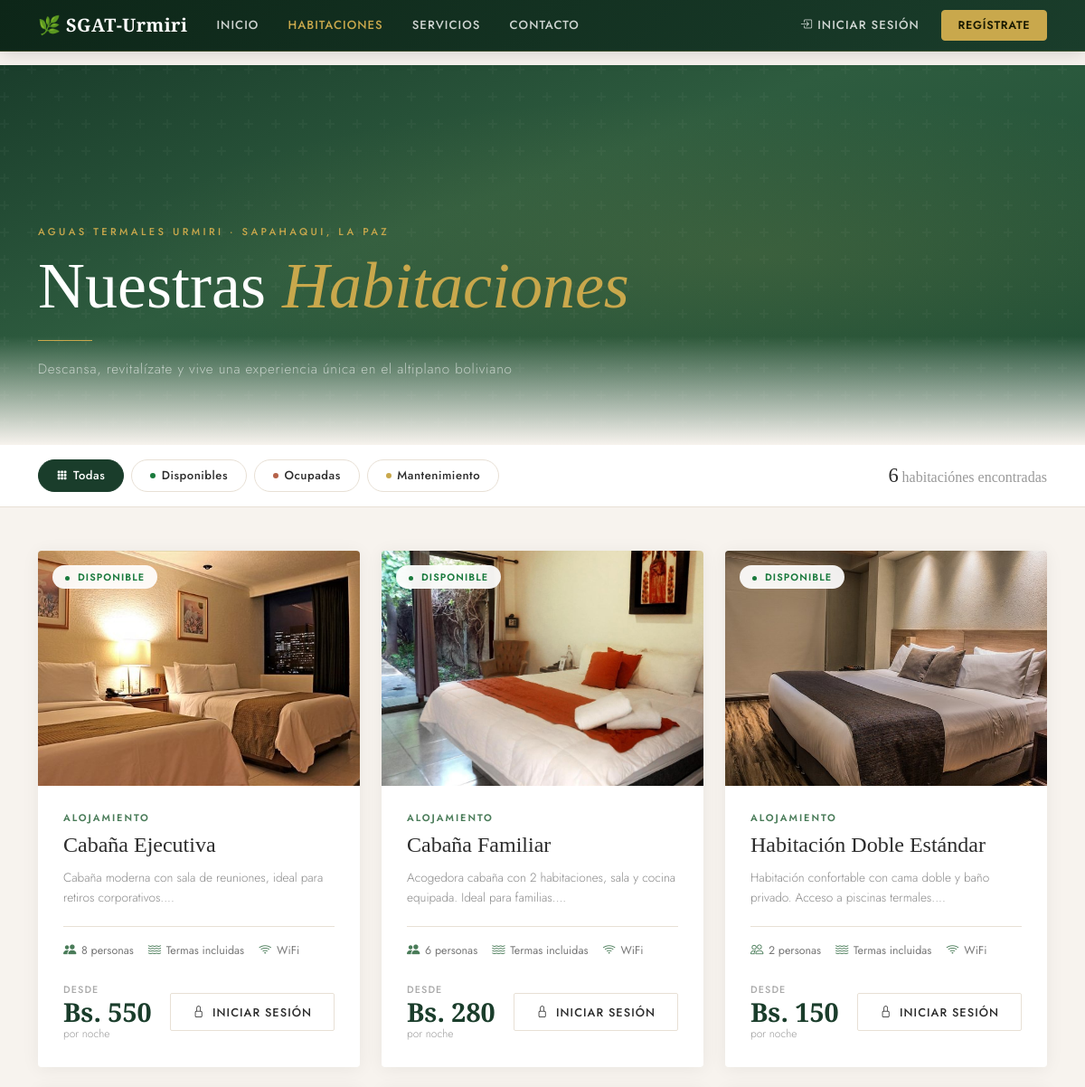
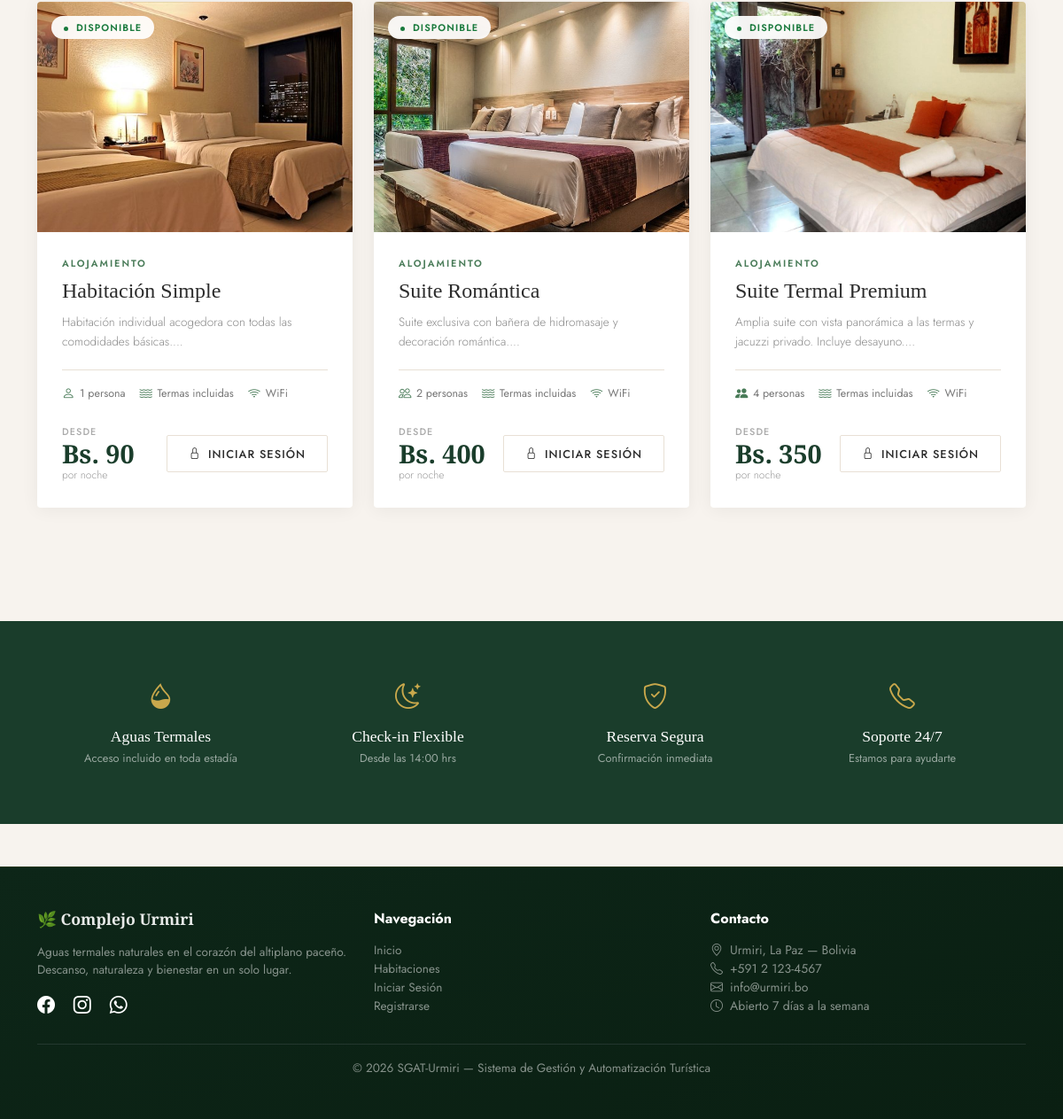
The app's page /views/habitaciones/habitaciones.php with its own data (2 pictures, top to bottom).
### tables this page shows
CREATE TABLE habitaciones (
    id INT AUTO_INCREMENT PRIMARY KEY,
    nombre VARCHAR(100) NOT NULL,
    descripcion TEXT,
    capacidad INT NOT NULL DEFAULT 1,
    precio_noche DECIMAL(10,2) NOT NULL,
    imagen VARCHAR(255) DEFAULT 'default.jpg',
    estado ENUM('disponible','ocupada','mantenimiento') DEFAULT 'disponible',
    created_at TIMESTAMP DEFAULT CURRENT_TIMESTAMP,
    updated_at TIMESTAMP DEFAULT CURRENT_TIMESTAMP ON UPDATE CURRENT_TIMESTAMP
);

### config/helpers.php (called while the page is built, shortened)
<?php
function isLoggedIn(): bool {
    return isset($_SESSION['usuario_id']);
}
function sanitize(string $val): string {
    return htmlspecialchars(trim($val), ENT_QUOTES, 'UTF-8');
}

### views/habitaciones/habitaciones.php (the view, shortened to what this page needs)
<?php
require_once __DIR__ . '/../../config/helpers.php';
$db = getDB();
$filtroEstado = $_GET['estado'] ?? '';
$sql = "SELECT * FROM habitaciones";
$params = [];
$sql .= " ORDER BY nombre";
$st = $db->prepare($sql);
$st->execute($params);
$habitaciones = $st->fetchAll();
?>
<!DOCTYPE html>
<html lang="es">
<head>
  <link rel="stylesheet" href="https://cdn.jsdelivr.net/npm/bootstrap@5.3.3/dist/css/bootstrap.min.css">
  <link rel="stylesheet" href="https://cdn.jsdelivr.net/npm/bootstrap-icons@1.11.3/font/bootstrap-icons.min.css">
  <link rel="stylesheet" href="<?= BASE_URL ?>assets/css/style.css">
</head>
<body>
<?php include __DIR__ . '/../partials/navbar.php'; ?>
<div class="rooms-hero">
  <div class="rooms-hero-content">
    <div class="container">
      <div class="rooms-hero-eyebrow">Aguas Termales Urmiri · Sapahaqui, La Paz</div>
      <h1>Nuestras <em>Habitaciones</em></h1>
      <div class="deco-line"></div>
      <p class="rooms-hero-sub">Descansa, revitalízate y vive una experiencia única en el altiplano boliviano</p>
    </div>
  </div>
</div>
<div class="filter-bar">
  <div class="container">
    <div class="d-flex align-items-center justify-content-between flex-wrap gap-3">
      <div class="d-flex gap-2 flex-wrap">
        <a href="habitaciones.php" class="filter-pill <?= !$filtroEstado ? 'active' : '' ?>">
          <i class="bi bi-grid-3x3-gap-fill" style="font-size:.7rem"></i> Todas
        </a>
        <a href="?estado=disponible" class="filter-pill <?= $filtroEstado==='disponible' ? 'active' : '' ?>">
          <span class="dot" style="background:#1a7a3d"></span> Disponibles
        </a>
        <a href="?estado=ocupada" class="filter-pill <?= $filtroEstado==='ocupada' ? 'active' : '' ?>">
          <span class="dot" style="background:var(--terracotta)"></span> Ocupadas
        </a>
        <a href="?estado=mantenimiento" class="filter-pill <?= $filtroEstado==='mantenimiento' ? 'active' : '' ?>">
          <span class="dot" style="background:var(--gold)"></span> Mantenimiento
        </a>
      </div>
      <div class="rooms-count">
        <strong><?= count($habitaciones) ?></strong> habitación<?= count($habitaciones)!==1?'es':'' ?> encontrada<?= count($habitaciones)!==1?'s':'' ?>
      </div>
    </div>
  </div>
</div>
<div class="container py-5">
  <?php
  $imagenesDemo = [
    'habi1.jpg'           => 'habi1.jpg',
    'habi2.jpg'           => 'habi2.jpg',
    'habi3.jpg'           => 'habi3.jpg',
    'habi4.jpg'           => 'habi4.jpg',
    'doble_estandar.jpg'  => 'habi1.jpg',
    'cabana_familiar.jpg' => 'habi3.jpg',
    'suite_premium.jpg'   => 'habi3.jpg',
    'suite_romantica.jpg' => 'habi2.jpg',
    'simple.jpg'          => 'habi4.jpg',
    'cabana_ejecutiva.jpg'=> 'habi4.jpg',
    'default.jpg'         => 'habi1.jpg',
  ];
  $iconosCapacidad = [1=>'bi-person', 2=>'bi-people', 3=>'bi-people', 4=>'bi-people-fill'];
  ?>
  <div class="row g-4">
    <?php foreach ($habitaciones as $h):
      $imgNombre = $h['imagen'];
      $imgSrc = UPLOADS_URL . htmlspecialchars($imgNombre);
      $imgFallback = BASE_URL . 'uploads/habitaciones/' . ($imagenesDemo[$imgNombre] ?? 'habi1.jpg');
      $iconCap = $iconosCapacidad[min($h['capacidad'], 4)] ?? 'bi-people-fill';
    ?>
    <div class="col-md-6 col-lg-4">
      <div class="room-card-luxury">
        <div class="room-img-wrap">
          <img src="<?= $imgSrc ?>"
               alt="<?= sanitize($h['nombre']) ?>"
               onerror="this.src='<?= $imgFallback ?>';this.onerror=null;">
          <span class="room-status-badge <?= $h['estado'] ?>">
            <?= $h['estado'] === 'disponible' ? 'Disponible' : ($h['estado'] === 'ocupada' ? 'Ocupada' : 'Mantenimiento') ?>
          </span>
        </div>
        <div class="room-card-body">
          <div class="room-type-tag">Alojamiento</div>
          <h3 class="room-name"><?= sanitize($h['nombre']) ?></h3>
          <p class="room-desc"><?= sanitize(substr($h['descripcion'], 0, 100)) ?>...</p>
          <div class="room-amenities">
            <div class="amenity-item">
              <i class="bi <?= $iconCap ?>"></i>
              <span><?= $h['capacidad'] ?> persona<?= $h['capacidad']>1?'s':'' ?></span>
            </div>
            <div class="amenity-item">
              <i class="bi bi-water"></i>
              <span>Termas incluidas</span>
            </div>
            <div class="amenity-item">
              <i class="bi bi-wifi"></i>
              <span>WiFi</span>
            </div>
          </div>
          <div class="room-card-footer">
            <div class="room-price">
              <span class="room-price-label">desde</span>
              <span class="room-price-amount">Bs. <?= number_format((float)$h['precio_noche'], 0) ?></span>
              <span class="room-price-unit">por noche</span>
            </div>
            <?php if ($h['estado'] === 'disponible'): ?>
              <?php if (isLoggedIn()): ?>
                <a href="../reservas/nueva_reserva.php?hab=<?= $h['id'] ?>" class="btn-reservar">
                  <i class="bi bi-calendar-check"></i> Reservar
                </a>
              <?php else: ?>
                <a href="../auth/login.php" class="btn-reservar btn-reservar-login">
                  <i class="bi bi-lock"></i> Iniciar sesión
                </a>
              <?php endif; ?>
            <?php endif; ?>
          </div>
        </div>
      </div>
    </div>
    <?php endforeach; ?>
  </div>
</div>
<div class="thermal-strip">
  <div class="container">
    <div class="row g-0">
      <div class="col-6 col-md-3">
        <div class="thermal-strip-item">
          <i class="bi bi-droplet-half"></i>
          <h6>Aguas Termales</h6>
          <p>Acceso incluido en toda estadía</p>
        </div>
      </div>
      <div class="col-6 col-md-3">
        <div class="thermal-strip-item">
          <i class="bi bi-moon-stars"></i>
          <h6>Check-in Flexible</h6>
          <p>Desde las 14:00 hrs</p>
        </div>
      </div>
      <div class="col-6 col-md-3">
        <div class="thermal-strip-item">
          <i class="bi bi-shield-check"></i>
          <h6>Reserva Segura</h6>
          <p>Confirmación inmediata</p>
        </div>
      </div>
      <div class="col-6 col-md-3">
        <div class="thermal-strip-item">
          <i class="bi bi-telephone"></i>
          <h6>Soporte 24/7</h6>
          <p>Estamos para ayudarte</p>
        </div>
      </div>
    </div>
  </div>
</div>
<?php include __DIR__ . '/../partials/footer.php'; ?>
</body>
</html>

### views/partials/navbar.php (shortened to what this page needs)
<?php
$currentPage = basename($_SERVER['PHP_SELF']);
?>
<nav class="navbar navbar-expand-lg navbar-dark fixed-top" style="background: linear-gradient(135deg,#1a6b4a,#2e9e6f);">
  <div class="container">
    <a class="navbar-brand d-flex align-items-center gap-2" href="<?= BASE_URL ?>index.php">
      <span class="fw-bold fs-5">🌿 SGAT-Urmiri</span>
    </a>
    <div class="collapse navbar-collapse" id="navMain">
      <ul class="navbar-nav me-auto mb-2 mb-lg-0">
        <li class="nav-item">
          <a class="nav-link <?= $currentPage==='index.php'?'active':'' ?>"
             href="<?= BASE_URL ?>index.php">Inicio</a>
        </li>
        <li class="nav-item">
          <a class="nav-link <?= $currentPage==='habitaciones.php'?'active':'' ?>"
             href="<?= BASE_URL ?>views/habitaciones/habitaciones.php">Habitaciones</a>
        </li>
        <li class="nav-item">
          <a class="nav-link" href="<?= BASE_URL ?>index.php#servicios">Servicios</a>
        </li>
        <li class="nav-item">
          <a class="nav-link" href="<?= BASE_URL ?>index.php#contacto">Contacto</a>
        </li>
      </ul>
      <ul class="navbar-nav ms-auto">
        <?php if (isLoggedIn()): ?>
          <?php if (in_array($_SESSION['rol'],['administrador','operador'])): ?>
          <li class="nav-item">
            <a class="nav-link" href="<?= BASE_URL ?>views/admin/dashboard.php">
              <i class="bi bi-speedometer2"></i> Dashboard
            </a>
          </li>
          <?php endif; ?>
          <li class="nav-item dropdown">
            <a class="nav-link dropdown-toggle" href="#" data-bs-toggle="dropdown">
              <i class="bi bi-person-circle"></i>
              <?= sanitize($_SESSION['nombre']) ?>
            </a>
            <ul class="dropdown-menu dropdown-menu-end">
              <li><a class="dropdown-item" href="<?= BASE_URL ?>views/reservas/mis_reservas.php">
                <i class="bi bi-journal-check"></i> Mis Reservas</a></li>
              <li><hr class="dropdown-divider"></li>
              <li><a class="dropdown-item text-danger" href="<?= BASE_URL ?>controllers/auth_controller.php?action=logout">
                <i class="bi bi-box-arrow-right"></i> Cerrar Sesión</a></li>
            </ul>
          </li>
        <?php else: ?>
          <li class="nav-item">
            <a class="nav-link" href="<?= BASE_URL ?>views/auth/login.php">
              <i class="bi bi-box-arrow-in-right"></i> Iniciar Sesión
            </a>
          </li>
          <li class="nav-item">
            <a class="btn btn-warning btn-sm ms-2 my-auto"
               href="<?= BASE_URL ?>views/auth/registro.php">Regístrate</a>
          </li>
        <?php endif; ?>
      </ul>
    </div>
  </div>
</nav>

### views/partials/footer.php (shortened to what this page needs)
<footer class="footer-urmiri text-white mt-5">
  <div class="container py-5">
    <div class="row g-4">
      <div class="col-md-4">
        <h5 class="fw-bold mb-3">🌿 Complejo Urmiri</h5>
        <p class="small text-white-50">
          Aguas termales naturales en el corazón del altiplano paceño.
          Descanso, naturaleza y bienestar en un solo lugar.
        </p>
        <div class="social-icons mt-3">
          <a href="#" class="text-white me-3 fs-5"><i class="bi bi-facebook"></i></a>
          <a href="#" class="text-white me-3 fs-5"><i class="bi bi-instagram"></i></a>
          <a href="#" class="text-white me-3 fs-5"><i class="bi bi-whatsapp"></i></a>
        </div>
      </div>
      <div class="col-md-4">
        <h6 class="fw-bold mb-3">Navegación</h6>
        <ul class="list-unstyled small">
          <li><a href="<?= BASE_URL ?>index.php" class="text-white-50 text-decoration-none">Inicio</a></li>
          <li><a href="<?= BASE_URL ?>views/habitaciones/habitaciones.php" class="text-white-50 text-decoration-none">Habitaciones</a></li>
          <li><a href="<?= BASE_URL ?>views/auth/login.php" class="text-white-50 text-decoration-none">Iniciar Sesión</a></li>
          <li><a href="<?= BASE_URL ?>views/auth/registro.php" class="text-white-50 text-decoration-none">Registrarse</a></li>
        </ul>
      </div>
      <div class="col-md-4">
        <h6 class="fw-bold mb-3">Contacto</h6>
        <ul class="list-unstyled small text-white-50">
          <li><i class="bi bi-geo-alt me-2"></i>Urmiri, La Paz — Bolivia</li>
          <li><i class="bi bi-telephone me-2"></i>+591 2 123-4567</li>
          <li><i class="bi bi-envelope me-2"></i>info@urmiri.bo</li>
          <li><i class="bi bi-clock me-2"></i>Abierto 7 días a la semana</li>
        </ul>
      </div>
    </div>
    <hr class="border-secondary">
    <p class="text-center text-white-50 small mb-0">
      &copy; <?= date('Y') ?> SGAT-Urmiri — Sistema de Gestión y Automatización Turística
    </p>
  </div>
</footer>

### assets/css/style.css (style rules this page uses)
:root { --color-primary: #1a3d2b; --color-secondary: #4a7c59; --color-accent: #c9a84c; --color-dark: #0d2618; --color-terracotta: #b5624a; --color-cream: #f7f3ee; --color-warm-stone: #e8e0d5; --color-charcoal: #2c2c2c; --color-light-bg: #f4faf7; --font-display: 'Cormorant Garamond', Georgia, serif; --font-body: 'Jost', 'Segoe UI', sans-serif; --shadow-sm: 0 2px 12px rgba(0,0,0,0.06); --shadow-md: 0 8px 32px rgba(0,0,0,0.10); --shadow-lg: 0 20px 60px rgba(0,0,0,0.14); --radius-sm: 4px; --radius-md: 8px; --radius-lg: 16px; --radius-xl: 24px; }
*, *::before, *::after { box-sizing: border-box; }
body { font-family: var(--font-body); background: var(--color-cream); color: var(--color-charcoal); padding-top: 72px; -webkit-font-smoothing: antialiased; }
a { color: var(--color-secondary); text-decoration: none; }
h1, h2, h3, h4, h5 { font-family: var(--font-display); font-weight: 400; }
.navbar { background: linear-gradient(135deg, var(--color-dark) 0%, var(--color-primary) 100%) !important; box-shadow: 0 2px 20px rgba(0,0,0,0.15); border-bottom: 1px solid rgba(201,168,76,0.2); }
.navbar-brand { font-family: var(--font-display); font-size: 1.3rem !important; font-weight: 400; letter-spacing: 0.02em; }
.navbar .nav-link { font-size: 0.82rem; letter-spacing: 0.08em; text-transform: uppercase; font-weight: 500; font-family: var(--font-body); color: rgba(255,255,255,0.8) !important; padding: 0.4rem 1rem !important; transition: color 0.2s; }
.navbar .nav-link:hover, .navbar .nav-link.active { color: var(--color-accent) !important; }
.navbar .btn-warning { background: var(--color-accent) !important; border-color: var(--color-accent) !important; color: #1a1a00 !important; font-size: 0.78rem; font-weight: 600; letter-spacing: 0.06em; text-transform: uppercase; border-radius: var(--radius-sm); padding: 0.4rem 1.1rem; }
.footer-urmiri { background: linear-gradient(160deg, var(--color-dark) 0%, #0a1f12 100%); border-top: 1px solid rgba(201,168,76,0.15); }
.footer-urmiri h5 { font-family: var(--font-display); font-size: 1.1rem; font-weight: 400; color: rgba(255,255,255,0.9); }
.footer-urmiri p, .footer-urmiri a { font-size: 0.85rem; color: rgba(255,255,255,0.5); }

### records on screen
habitaciones: imagen (picture), estado "DISPONIBLE", nombre "Cabaña Ejecutiva", descripcion "Cabaña moderna con sala de reuniones, ideal para retiros corporativos.", capacidad "8", precio_noche "550"
habitaciones: imagen (picture), estado "DISPONIBLE", nombre "Cabaña Familiar", descripcion "Acogedora cabaña con 2 habitaciones, sala y cocina equipada. Ideal para familias.", capacidad "6", precio_noche "280"
habitaciones: imagen (picture), estado "DISPONIBLE", nombre "Habitación Doble Estándar", descripcion "Habitación confortable con cama doble y baño privado. Acceso a piscinas termales.", capacidad "2", precio_noche "150"
habitaciones: imagen (picture), estado "DISPONIBLE", nombre "Habitación Simple", descripcion "Habitación individual acogedora con todas las comodidades básicas.", capacidad "1", precio_noche "90"
habitaciones: imagen (picture), estado "DISPONIBLE", nombre "Suite Romántica", descripcion "Suite exclusiva con bañera de hidromasaje y decoración romántica.", capacidad "2", precio_noche "400"
habitaciones: imagen (picture), estado "DISPONIBLE", nombre "Suite Termal Premium", descripcion "Amplia suite con vista panorámica a las termas y jacuzzi privado. Incluye desayuno.", capacidad "4", precio_noche "350"

### other values on screen
count($habitaciones) "6"
